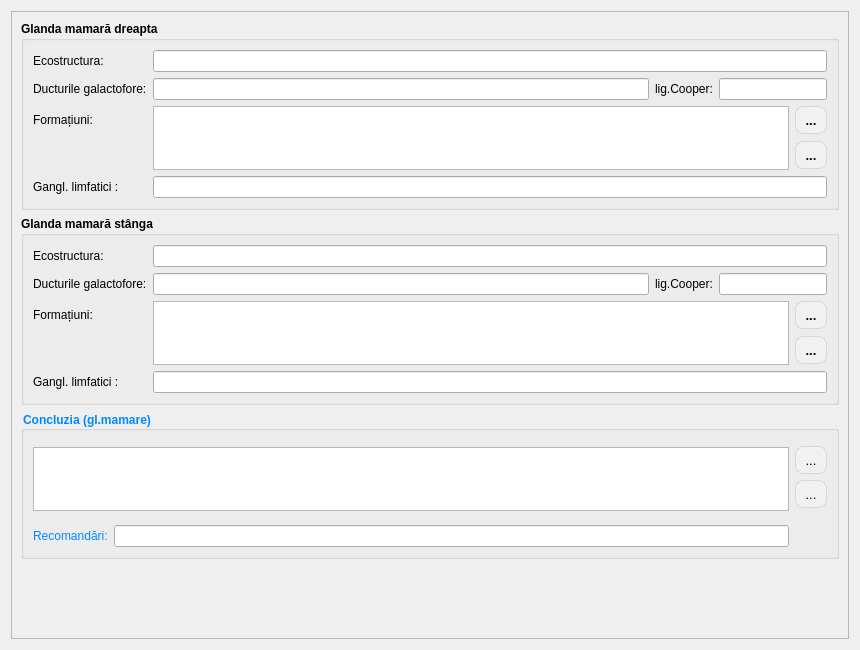
<?xml version="1.0" encoding="UTF-8"?>
<ui version="4.0">
 <class>ReportPageBreast</class>
 <widget class="QWidget" name="ReportPageBreast">
  <property name="geometry">
   <rect>
    <x>0</x>
    <y>0</y>
    <width>860</width>
    <height>650</height>
   </rect>
  </property>
  <property name="windowTitle">
   <string>Form</string>
  </property>
  <layout class="QGridLayout" name="gridLayout_20">
   <item row="0" column="0">
    <widget class="QScrollArea" name="scrollArea_breast">
     <property name="widgetResizable">
      <bool>true</bool>
     </property>
     <widget class="QWidget" name="scrollAreaWidgetContents_breast">
      <property name="geometry">
       <rect>
        <x>0</x>
        <y>0</y>
        <width>840</width>
        <height>630</height>
       </rect>
      </property>
      <layout class="QGridLayout" name="gridLayout_31">
       <item row="0" column="0">
        <widget class="QGroupBox" name="groupBox_12">
         <property name="sizePolicy">
          <sizepolicy hsizetype="Preferred" vsizetype="Fixed">
           <horstretch>0</horstretch>
           <verstretch>0</verstretch>
          </sizepolicy>
         </property>
         <property name="font">
          <font>
           <family>Segoe UI</family>
           <bold>true</bold>
          </font>
         </property>
         <property name="title">
          <string>Glanda mamară dreapta</string>
         </property>
         <layout class="QGridLayout" name="gridLayout_29">
          <item row="0" column="0">
           <widget class="QLabel" name="label_67">
            <property name="font">
             <font>
              <family>Segoe UI</family>
              <bold>false</bold>
             </font>
            </property>
            <property name="text">
             <string>Ecostructura:</string>
            </property>
           </widget>
          </item>
          <item row="0" column="1" colspan="4">
           <widget class="QLineEdit" name="breast_right_ecostructure">
            <property name="font">
             <font>
              <family>Segoe UI</family>
              <bold>false</bold>
             </font>
            </property>
           </widget>
          </item>
          <item row="1" column="0">
           <widget class="QLabel" name="label_68">
            <property name="font">
             <font>
              <family>Segoe UI</family>
              <bold>false</bold>
             </font>
            </property>
            <property name="text">
             <string>Ducturile galactofore:</string>
            </property>
           </widget>
          </item>
          <item row="1" column="1">
           <widget class="QLineEdit" name="breast_right_duct">
            <property name="font">
             <font>
              <family>Segoe UI</family>
              <bold>false</bold>
             </font>
            </property>
           </widget>
          </item>
          <item row="1" column="2">
           <widget class="QLabel" name="label_69">
            <property name="font">
             <font>
              <family>Segoe UI</family>
              <bold>false</bold>
             </font>
            </property>
            <property name="text">
             <string>lig.Cooper:</string>
            </property>
           </widget>
          </item>
          <item row="1" column="3" colspan="2">
           <widget class="QLineEdit" name="breast_right_ligament">
            <property name="font">
             <font>
              <family>Segoe UI</family>
              <bold>false</bold>
             </font>
            </property>
           </widget>
          </item>
          <item row="2" column="0">
           <widget class="QLabel" name="label_70">
            <property name="font">
             <font>
              <family>Segoe UI</family>
              <bold>false</bold>
             </font>
            </property>
            <property name="text">
             <string>Formațiuni:</string>
            </property>
           </widget>
          </item>
          <item row="2" column="1" rowspan="2" colspan="3">
           <widget class="QPlainTextEdit" name="breast_right_formations">
            <property name="sizePolicy">
             <sizepolicy hsizetype="Expanding" vsizetype="Preferred">
              <horstretch>0</horstretch>
              <verstretch>0</verstretch>
             </sizepolicy>
            </property>
            <property name="maximumSize">
             <size>
              <width>16777215</width>
              <height>64</height>
             </size>
            </property>
            <property name="font">
             <font>
              <family>Segoe UI</family>
              <bold>false</bold>
             </font>
            </property>
           </widget>
          </item>
          <item row="2" column="4">
           <widget class="QToolButton" name="btnSelectTempletsBreastRight">
            <property name="styleSheet">
             <string notr="true">QToolButton
{
border: 1px solid rgba(0, 0, 0, 0.1);
border-radius: 8px;
background-color: #f1f1f1;
color: #000000;
font-size: 13px;
padding: 4px 4px;
}
QToolButton:hover
{
background-color: #e0e0e0;
}
QToolButton:pressed
{
background-color: #d0d0d0;
}</string>
            </property>
            <property name="text">
             <string>...</string>
            </property>
            <property name="icon">
             <iconset resource="../../resources/resource.qrc">
              <normaloff>:/img/actions/select.png</normaloff>:/img/actions/select.png</iconset>
            </property>
           </widget>
          </item>
          <item row="3" column="4">
           <widget class="QToolButton" name="btnAddTempletsBreastRight">
            <property name="styleSheet">
             <string notr="true">QToolButton
{
border: 1px solid rgba(0, 0, 0, 0.1);
border-radius: 8px;
background-color: #f1f1f1;
color: #000000;
font-size: 13px;
padding: 4px 4px;
}
QToolButton:hover
{
background-color: #e0e0e0;
}
QToolButton:pressed
{
background-color: #d0d0d0;
}</string>
            </property>
            <property name="text">
             <string>...</string>
            </property>
            <property name="icon">
             <iconset resource="../../resources/resource.qrc">
              <normaloff>:/img/toolBar/add.png</normaloff>:/img/toolBar/add.png</iconset>
            </property>
           </widget>
          </item>
          <item row="4" column="0">
           <widget class="QLabel" name="label_71">
            <property name="font">
             <font>
              <family>Segoe UI</family>
              <bold>false</bold>
             </font>
            </property>
            <property name="text">
             <string>Gangl. limfatici :</string>
            </property>
           </widget>
          </item>
          <item row="4" column="1" colspan="4">
           <widget class="QLineEdit" name="breast_right_ganglions">
            <property name="font">
             <font>
              <family>Segoe UI</family>
              <bold>false</bold>
             </font>
            </property>
           </widget>
          </item>
         </layout>
        </widget>
       </item>
       <item row="1" column="0">
        <widget class="QGroupBox" name="groupBox_13">
         <property name="sizePolicy">
          <sizepolicy hsizetype="Preferred" vsizetype="Fixed">
           <horstretch>0</horstretch>
           <verstretch>0</verstretch>
          </sizepolicy>
         </property>
         <property name="font">
          <font>
           <family>Segoe UI</family>
           <bold>true</bold>
          </font>
         </property>
         <property name="title">
          <string>Glanda mamară stânga</string>
         </property>
         <layout class="QGridLayout" name="gridLayout_28">
          <item row="0" column="0">
           <widget class="QLabel" name="label_75">
            <property name="font">
             <font>
              <family>Segoe UI</family>
              <bold>false</bold>
             </font>
            </property>
            <property name="text">
             <string>Ecostructura:</string>
            </property>
           </widget>
          </item>
          <item row="0" column="1" colspan="4">
           <widget class="QLineEdit" name="breast_left_ecostructure">
            <property name="font">
             <font>
              <family>Segoe UI</family>
              <bold>false</bold>
             </font>
            </property>
           </widget>
          </item>
          <item row="1" column="0">
           <widget class="QLabel" name="label_73">
            <property name="font">
             <font>
              <family>Segoe UI</family>
              <bold>false</bold>
             </font>
            </property>
            <property name="text">
             <string>Ducturile galactofore:</string>
            </property>
           </widget>
          </item>
          <item row="1" column="1">
           <widget class="QLineEdit" name="breast_left_duct">
            <property name="font">
             <font>
              <family>Segoe UI</family>
              <bold>false</bold>
             </font>
            </property>
           </widget>
          </item>
          <item row="1" column="2">
           <widget class="QLabel" name="label_74">
            <property name="font">
             <font>
              <family>Segoe UI</family>
              <bold>false</bold>
             </font>
            </property>
            <property name="text">
             <string>lig.Cooper:</string>
            </property>
           </widget>
          </item>
          <item row="1" column="3" colspan="2">
           <widget class="QLineEdit" name="breast_left_ligament">
            <property name="font">
             <font>
              <family>Segoe UI</family>
              <bold>false</bold>
             </font>
            </property>
           </widget>
          </item>
          <item row="2" column="0">
           <widget class="QLabel" name="label_76">
            <property name="font">
             <font>
              <family>Segoe UI</family>
              <bold>false</bold>
             </font>
            </property>
            <property name="text">
             <string>Formațiuni:</string>
            </property>
           </widget>
          </item>
          <item row="2" column="1" rowspan="2" colspan="3">
           <widget class="QPlainTextEdit" name="breast_left_formations">
            <property name="sizePolicy">
             <sizepolicy hsizetype="Expanding" vsizetype="Preferred">
              <horstretch>0</horstretch>
              <verstretch>0</verstretch>
             </sizepolicy>
            </property>
            <property name="maximumSize">
             <size>
              <width>16777215</width>
              <height>64</height>
             </size>
            </property>
            <property name="font">
             <font>
              <family>Segoe UI</family>
              <bold>false</bold>
             </font>
            </property>
           </widget>
          </item>
          <item row="2" column="4">
           <widget class="QToolButton" name="btnSelectTempletsBreastLeft">
            <property name="styleSheet">
             <string notr="true">QToolButton
{
border: 1px solid rgba(0, 0, 0, 0.1);
border-radius: 8px;
background-color: #f1f1f1;
color: #000000;
font-size: 13px;
padding: 4px 4px;
}
QToolButton:hover
{
background-color: #e0e0e0;
}
QToolButton:pressed
{
background-color: #d0d0d0;
}</string>
            </property>
            <property name="text">
             <string>...</string>
            </property>
            <property name="icon">
             <iconset resource="../../resources/resource.qrc">
              <normaloff>:/img/actions/select.png</normaloff>:/img/actions/select.png</iconset>
            </property>
           </widget>
          </item>
          <item row="3" column="4">
           <widget class="QToolButton" name="btnAddTempletsBreastLeft">
            <property name="styleSheet">
             <string notr="true">QToolButton
{
border: 1px solid rgba(0, 0, 0, 0.1);
border-radius: 8px;
background-color: #f1f1f1;
color: #000000;
font-size: 13px;
padding: 4px 4px;
}
QToolButton:hover
{
background-color: #e0e0e0;
}
QToolButton:pressed
{
background-color: #d0d0d0;
}</string>
            </property>
            <property name="text">
             <string>...</string>
            </property>
            <property name="icon">
             <iconset resource="../../resources/resource.qrc">
              <normaloff>:/img/toolBar/add.png</normaloff>:/img/toolBar/add.png</iconset>
            </property>
           </widget>
          </item>
          <item row="4" column="0">
           <widget class="QLabel" name="label_72">
            <property name="font">
             <font>
              <family>Segoe UI</family>
              <bold>false</bold>
             </font>
            </property>
            <property name="text">
             <string>Gangl. limfatici :</string>
            </property>
           </widget>
          </item>
          <item row="4" column="1" colspan="4">
           <widget class="QLineEdit" name="breast_left_ganglions">
            <property name="font">
             <font>
              <family>Segoe UI</family>
              <bold>false</bold>
             </font>
            </property>
           </widget>
          </item>
         </layout>
        </widget>
       </item>
       <item row="2" column="0">
        <widget class="QGroupBox" name="groupBox_19">
         <property name="sizePolicy">
          <sizepolicy hsizetype="Preferred" vsizetype="Fixed">
           <horstretch>0</horstretch>
           <verstretch>0</verstretch>
          </sizepolicy>
         </property>
         <property name="font">
          <font>
           <family>Cantarell</family>
           <bold>true</bold>
          </font>
         </property>
         <property name="styleSheet">
          <string notr="true">color: rgb(0, 137, 255);</string>
         </property>
         <property name="title">
          <string>Concluzia (gl.mamare)</string>
         </property>
         <layout class="QGridLayout" name="gridLayout_30">
          <item row="1" column="2">
           <widget class="QToolButton" name="btn_template_breast">
            <property name="styleSheet">
             <string notr="true">QToolButton
{
border: 1px solid rgba(0, 0, 0, 0.1);
border-radius: 8px;
background-color: #f1f1f1;
color: #000000;
font-size: 13px;
padding: 4px 4px;
}
QToolButton:hover
{
background-color: #e0e0e0;
}
QToolButton:pressed
{
background-color: #d0d0d0;
}</string>
            </property>
            <property name="text">
             <string>...</string>
            </property>
            <property name="icon">
             <iconset resource="../../resources/resource.qrc">
              <normaloff>:/img/actions/select.png</normaloff>:/img/actions/select.png</iconset>
            </property>
           </widget>
          </item>
          <item row="4" column="0">
           <widget class="QLabel" name="label_137">
            <property name="text">
             <string>Recomandări:</string>
            </property>
           </widget>
          </item>
          <item row="3" column="2" rowspan="2">
           <spacer name="verticalSpacer_10">
            <property name="orientation">
             <enum>Qt::Orientation::Vertical</enum>
            </property>
            <property name="sizeHint" stdset="0">
             <size>
              <width>20</width>
              <height>39</height>
             </size>
            </property>
           </spacer>
          </item>
          <item row="0" column="0" rowspan="4" colspan="2">
           <widget class="QPlainTextEdit" name="breast_concluzion">
            <property name="maximumSize">
             <size>
              <width>16777215</width>
              <height>64</height>
             </size>
            </property>
            <property name="font">
             <font>
              <bold>false</bold>
             </font>
            </property>
           </widget>
          </item>
          <item row="4" column="1">
           <widget class="LineEditCustom" name="breast_recommendation"/>
          </item>
          <item row="2" column="2">
           <widget class="QToolButton" name="btn_add_template_breast">
            <property name="styleSheet">
             <string notr="true">QToolButton
{
border: 1px solid rgba(0, 0, 0, 0.1);
border-radius: 8px;
background-color: #f1f1f1;
color: #000000;
font-size: 13px;
padding: 4px 4px;
}
QToolButton:hover
{
background-color: #e0e0e0;
}
QToolButton:pressed
{
background-color: #d0d0d0;
}</string>
            </property>
            <property name="text">
             <string>...</string>
            </property>
            <property name="icon">
             <iconset resource="../../resources/resource.qrc">
              <normaloff>:/img/toolBar/add.png</normaloff>:/img/toolBar/add.png</iconset>
            </property>
           </widget>
          </item>
         </layout>
        </widget>
       </item>
       <item row="3" column="0">
        <spacer name="verticalSpacer_6">
         <property name="orientation">
          <enum>Qt::Orientation::Vertical</enum>
         </property>
         <property name="sizeHint" stdset="0">
          <size>
           <width>20</width>
           <height>40</height>
          </size>
         </property>
        </spacer>
       </item>
      </layout>
     </widget>
    </widget>
   </item>
  </layout>
 </widget>
 <customwidgets>
  <customwidget>
   <class>LineEditCustom</class>
   <extends>QLineEdit</extends>
   <header>customs/lineeditcustom.h</header>
  </customwidget>
 </customwidgets>
 <tabstops>
  <tabstop>breast_right_ecostructure</tabstop>
  <tabstop>breast_right_duct</tabstop>
  <tabstop>breast_right_ligament</tabstop>
  <tabstop>breast_right_formations</tabstop>
  <tabstop>breast_right_ganglions</tabstop>
  <tabstop>breast_left_ecostructure</tabstop>
  <tabstop>breast_left_duct</tabstop>
  <tabstop>breast_left_ligament</tabstop>
  <tabstop>breast_left_formations</tabstop>
  <tabstop>breast_left_ganglions</tabstop>
  <tabstop>breast_concluzion</tabstop>
 </tabstops>
 <resources>
  <include location="../../resources/resource.qrc"/>
 </resources>
 <connections/>
</ui>
